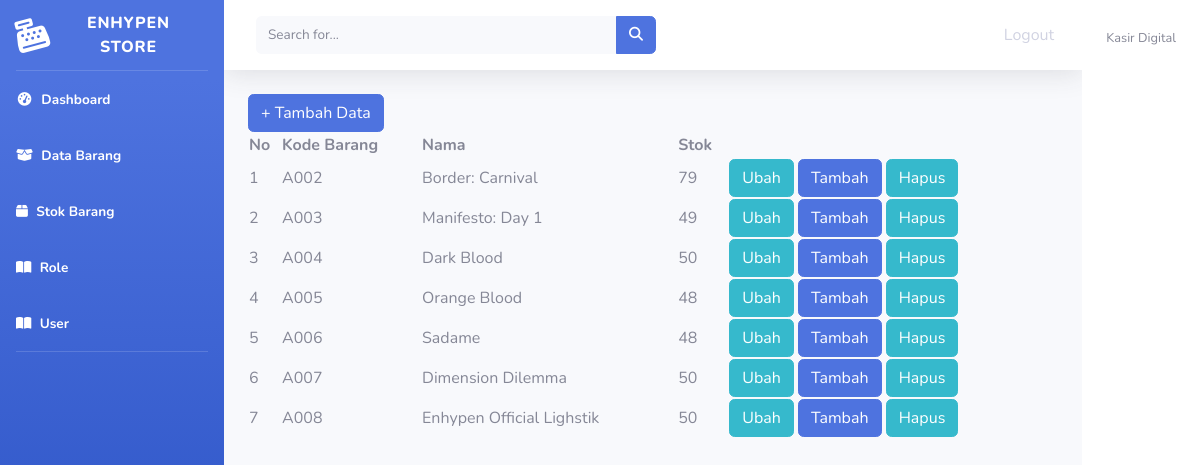
Page /index.php?page=stok_barang (signed in) on the committed database.
### tables this page shows
CREATE TABLE `barang` (
  `id_barang` int(11) NOT NULL,
  `nama_barang` varchar(50) NOT NULL,
  `harga` int(11) NOT NULL,
  `jumlah` int(11) NOT NULL,
  `kode_barang` varchar(50) DEFAULT NULL,
  `stok` int(11) NOT NULL
);

### stok_barang.php (the view, shortened to what this page needs)
<!DOCTYPE html>
<html lang="en">
<head>
</head>
<body>
    <a href="?page=tambah_stok" class="btn btn-primary">+ Tambah Data</a>
    <table align="center" cellspading="0"width="100%">
        <tr>
            <th>No</th>
            <th>Kode Barang</th>
            <th>Nama</th>
            <th>Stok</th>
        </tr>
        <?php
  $no = 1;
  $data = mysqli_query($koneksi,"SELECT * FROM barang");
  while($d = mysqli_fetch_array($data)){
    ?>
    <tr>
    <td><?php echo $no++; ?></td>
    <td><?php echo $d['kode_barang']; ?></td>
    <td><?php echo $d['nama_barang']; ?></td>
    <td><?php echo $d['stok']; ?></td>
    <td>
        <a href="?page=stok_ubah&&id_barang=<?php echo $d['id_barang'];?>" class="btn btn-info">Ubah</a>
        <a href="?page=tambah&&id_barang=<?php echo $d['id_barang'];?>" class="btn btn-primary">Tambah</a>
        <a onclick="return confirm('Apakah anda yakin menghapus data ini?');" href="?page=barang_hapus&&id_barang=<?php echo $d['id_barang'];?>" class="btn btn-info">Hapus</a>
    </td>
        <?php
  }
        ?>
    </tr>
    </table>
</body>
</html>

### rows in the picture
barang: kode_barang "A002", nama_barang "Border: Carnival", stok "79"
barang: kode_barang "A003", nama_barang "Manifesto: Day 1", stok "49"
barang: kode_barang "A004", nama_barang "Dark Blood", stok "50"
barang: kode_barang "A005", nama_barang "Orange Blood", stok "48"
barang: kode_barang "A006", nama_barang "Sadame", stok "48"
barang: kode_barang "A007", nama_barang "Dimension Dilemma", stok "50"
barang: kode_barang "A008", nama_barang "Enhypen Official Lighstik", stok "50"
